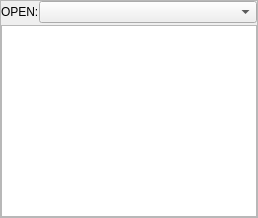
           <widget class="QFrame" name="file_frame">
            <property name="frameShape">
             <enum>QFrame::StyledPanel</enum>
            </property>
            <property name="frameShadow">
             <enum>QFrame::Raised</enum>
            </property>
            <property name="styleClass" stdset="0">
             <string>comboFrame</string>
            </property>
            <layout class="QVBoxLayout" name="verticalLayout_8">
             <property name="spacing">
              <number>2</number>
             </property>
             <property name="leftMargin">
              <number>0</number>
             </property>
             <property name="topMargin">
              <number>0</number>
             </property>
             <property name="rightMargin">
              <number>0</number>
             </property>
             <property name="bottomMargin">
              <number>0</number>
             </property>
             <item>
              <layout class="QHBoxLayout" name="horizontalLayout_6">
               <property name="spacing">
                <number>0</number>
               </property>
               <item>
                <widget class="QLabel" name="label_7">
                 <property name="sizePolicy">
                  <sizepolicy hsizetype="Minimum" vsizetype="Preferred">
                   <horstretch>0</horstretch>
                   <verstretch>0</verstretch>
                  </sizepolicy>
                 </property>
                 <property name="text">
                  <string>OPEN:</string>
                 </property>
                 <property name="styleClass" stdset="0">
                  <string>comboFrame</string>
                 </property>
                </widget>
               </item>
               <item>
                <widget class="RecentFileComboBox" name="recentfilecombobox_2">
                 <property name="sizePolicy">
                  <sizepolicy hsizetype="MinimumExpanding" vsizetype="Fixed">
                   <horstretch>0</horstretch>
                   <verstretch>0</verstretch>
                  </sizepolicy>
                 </property>
                </widget>
               </item>
              </layout>
             </item>
             <item>
              <widget class="GcodeTextEdit" name="gcodetextedit_3">
               <property name="currentLineBackground" stdset="0">
                <color>
                 <red>40</red>
                 <green>40</green>
                 <blue>28</blue>
                </color>
               </property>
               <property name="marginBackground" stdset="0">
                <color>
                 <red>22</red>
                 <green>22</green>
                 <blue>14</blue>
                </color>
               </property>
               <property name="marginCurrentLineBackground" stdset="0">
                <color>
                 <red>33</red>
                 <green>33</green>
                 <blue>24</blue>
                </color>
               </property>
              </widget>
             </item>
            </layout>
           </widget>
